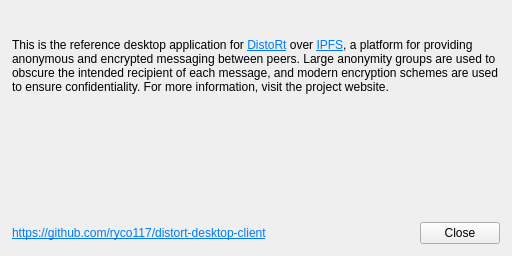
<?xml version="1.0" encoding="UTF-8"?>
<ui version="4.0">
 <class>About</class>
 <widget class="QWidget" name="About">
  <property name="windowModality">
   <enum>Qt::NonModal</enum>
  </property>
  <property name="geometry">
   <rect>
    <x>0</x>
    <y>0</y>
    <width>512</width>
    <height>256</height>
   </rect>
  </property>
  <property name="sizePolicy">
   <sizepolicy hsizetype="Fixed" vsizetype="Fixed">
    <horstretch>0</horstretch>
    <verstretch>0</verstretch>
   </sizepolicy>
  </property>
  <property name="minimumSize">
   <size>
    <width>512</width>
    <height>256</height>
   </size>
  </property>
  <property name="maximumSize">
   <size>
    <width>512</width>
    <height>256</height>
   </size>
  </property>
  <property name="windowTitle">
   <string>About</string>
  </property>
  <layout class="QVBoxLayout" name="verticalLayout" stretch="0,0,0,0">
   <property name="spacing">
    <number>12</number>
   </property>
   <property name="sizeConstraint">
    <enum>QLayout::SetDefaultConstraint</enum>
   </property>
   <property name="leftMargin">
    <number>12</number>
   </property>
   <property name="topMargin">
    <number>12</number>
   </property>
   <property name="rightMargin">
    <number>12</number>
   </property>
   <property name="bottomMargin">
    <number>12</number>
   </property>
   <item>
    <widget class="QLabel" name="AboutIconImage">
     <property name="maximumSize">
      <size>
       <width>64</width>
       <height>64</height>
      </size>
     </property>
     <property name="text">
      <string/>
     </property>
     <property name="pixmap">
      <pixmap resource="resources.qrc">:/images/res/icon_512.png</pixmap>
     </property>
     <property name="scaledContents">
      <bool>true</bool>
     </property>
     <property name="alignment">
      <set>Qt::AlignCenter</set>
     </property>
     <property name="indent">
      <number>-1</number>
     </property>
     <property name="textInteractionFlags">
      <set>Qt::NoTextInteraction</set>
     </property>
    </widget>
   </item>
   <item>
    <widget class="QLabel" name="AboutText">
     <property name="lineWidth">
      <number>1</number>
     </property>
     <property name="text">
      <string>&lt;html&gt;&lt;head/&gt;&lt;body&gt;&lt;p&gt;This is the reference desktop application for &lt;a href=&quot;https://distortapp.org&quot;&gt;&lt;span style=&quot; text-decoration: underline; color:#007af4;&quot;&gt;DistoRt&lt;/span&gt;&lt;/a&gt; over &lt;a href=&quot;https://ipfs.io&quot;&gt;&lt;span style=&quot; text-decoration: underline; color:#007af4;&quot;&gt;IPFS&lt;/span&gt;&lt;/a&gt;, a platform for providing anonymous and encrypted messaging between peers. Large anonymity groups are used to obscure the intended recipient of each message, and modern encryption schemes are used to ensure confidentiality. For more information, visit the project website.&lt;/p&gt;&lt;/body&gt;&lt;/html&gt;</string>
     </property>
     <property name="textFormat">
      <enum>Qt::RichText</enum>
     </property>
     <property name="scaledContents">
      <bool>true</bool>
     </property>
     <property name="alignment">
      <set>Qt::AlignLeading|Qt::AlignLeft|Qt::AlignTop</set>
     </property>
     <property name="wordWrap">
      <bool>true</bool>
     </property>
     <property name="openExternalLinks">
      <bool>true</bool>
     </property>
     <property name="textInteractionFlags">
      <set>Qt::LinksAccessibleByMouse|Qt::TextSelectableByKeyboard|Qt::TextSelectableByMouse</set>
     </property>
    </widget>
   </item>
   <item>
    <spacer name="verticalSpacer">
     <property name="orientation">
      <enum>Qt::Vertical</enum>
     </property>
     <property name="sizeHint" stdset="0">
      <size>
       <width>20</width>
       <height>40</height>
      </size>
     </property>
    </spacer>
   </item>
   <item>
    <layout class="QHBoxLayout" name="horizontalLayout" stretch="8,1">
     <item>
      <widget class="QLabel" name="AboutLink">
       <property name="text">
        <string>&lt;html&gt;&lt;head/&gt;&lt;body&gt;&lt;p&gt;&lt;a href=&quot;https://github.com/ryco117/distort-desktop-client&quot;&gt;&lt;span style=&quot; text-decoration: underline; color:#007af4;&quot;&gt;https://github.com/ryco117/distort-desktop-client&lt;/span&gt;&lt;/a&gt;&lt;/p&gt;&lt;/body&gt;&lt;/html&gt;</string>
       </property>
       <property name="textFormat">
        <enum>Qt::RichText</enum>
       </property>
       <property name="scaledContents">
        <bool>true</bool>
       </property>
       <property name="wordWrap">
        <bool>true</bool>
       </property>
       <property name="openExternalLinks">
        <bool>true</bool>
       </property>
       <property name="textInteractionFlags">
        <set>Qt::LinksAccessibleByMouse|Qt::TextSelectableByKeyboard|Qt::TextSelectableByMouse</set>
       </property>
      </widget>
     </item>
     <item>
      <widget class="QPushButton" name="aboutClose">
       <property name="text">
        <string>Close</string>
       </property>
      </widget>
     </item>
    </layout>
   </item>
  </layout>
 </widget>
 <resources>
  <include location="resources.qrc"/>
 </resources>
 <connections>
  <connection>
   <sender>aboutClose</sender>
   <signal>clicked(bool)</signal>
   <receiver>About</receiver>
   <slot>close()</slot>
   <hints>
    <hint type="sourcelabel">
     <x>458</x>
     <y>229</y>
    </hint>
    <hint type="destinationlabel">
     <x>255</x>
     <y>127</y>
    </hint>
   </hints>
  </connection>
 </connections>
</ui>
